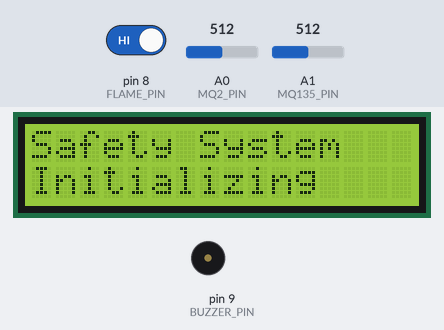
Bench run of a sketch on a simulated Arduino Uno, built with avr-gcc and run on an emulated ATmega328P. On the bench: 16×2 character LCD, buzzer (waves = sounding, pin HIGH). The inputs (shaded band) are chosen by the test bench; at power-on: pin 8 (FLAME_PIN) HIGH, A0 (MQ2_PIN) = 512, A1 (MQ135_PIN) = 512. The modem accepts every AT command (registered, SIM ready, sends succeed) and sends nothing else; what the sketch prints to the serial monitor is not drawn.

Above: at 0.1 s.
At 3.1 s:
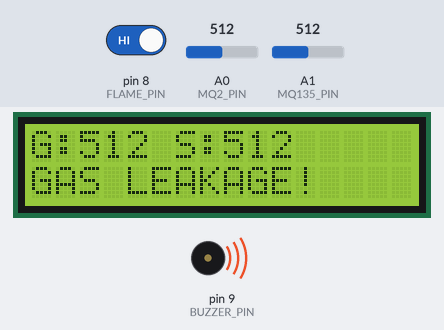
Timing chart, 0 to 4.6 s (numbered marks = the images above):
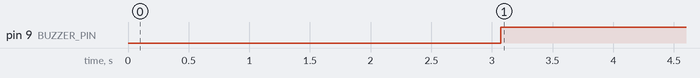

The sketch:

gsm_fire_smoke_gas_detection.ino
```cpp
#include <LiquidCrystal.h>
#include <SoftwareSerial.h>

// ---------------- LCD ----------------
// RS, EN, D4, D5, D6, D7
LiquidCrystal lcd(7, 6, 5, 4, 3, 2);

// ---------------- GSM ----------------
SoftwareSerial gsm(10, 11); // Arduino RX, TX

// ---------------- Sensors ----------------
#define MQ2_PIN A0
#define MQ135_PIN A1
#define FLAME_PIN 8

// ---------------- Buzzer ----------------
#define BUZZER_PIN 9

// ---------------- Threshold Values ----------------
#define GAS_THRESHOLD 400
#define SMOKE_THRESHOLD 400

bool alertSent = false;

void setup()
{
  Serial.begin(9600);
  gsm.begin(9600);

  pinMode(FLAME_PIN, INPUT);
  pinMode(BUZZER_PIN, OUTPUT);

  digitalWrite(BUZZER_PIN, LOW);

  lcd.begin(16, 2);

  lcd.setCursor(0, 0);
  lcd.print("Safety System");

  lcd.setCursor(0, 1);
  lcd.print("Initializing");

  delay(3000);

  lcd.clear();

  Serial.println("System Started");
}

void loop()
{
  int gasValue = analogRead(MQ2_PIN);
  int smokeValue = analogRead(MQ135_PIN);
  int flameValue = digitalRead(FLAME_PIN);

  Serial.print("Gas: ");
  Serial.print(gasValue);

  Serial.print(" Smoke: ");
  Serial.print(smokeValue);

  Serial.print(" Flame: ");
  Serial.println(flameValue);

  lcd.clear();

  lcd.setCursor(0, 0);
  lcd.print("G:");
  lcd.print(gasValue);

  lcd.print(" S:");
  lcd.print(smokeValue);

  // Gas Detection
  if (gasValue > GAS_THRESHOLD)
  {
    triggerAlert("GAS LEAKAGE!");

    if (!alertSent)
    {
      sendSMS("ALERT! Gas leakage detected.");
      alertSent = true;
    }
  }

  // Smoke Detection
  else if (smokeValue > SMOKE_THRESHOLD)
  {
    triggerAlert("SMOKE DETECTED");

    if (!alertSent)
    {
      sendSMS("ALERT! Smoke detected.");
      alertSent = true;
    }
  }

  // Flame Detection
  else if (flameValue == LOW)
  {
    triggerAlert("FIRE DETECTED!");

    if (!alertSent)
    {
      sendSMS("EMERGENCY! Fire detected.");
      alertSent = true;
    }
  }

  // Safe Condition
  else
  {
    digitalWrite(BUZZER_PIN, LOW);

    lcd.setCursor(0, 1);
    lcd.print("STATUS: SAFE");

    alertSent = false;
  }

  delay(1000);
}


// ---------------- Alert Function ----------------

void triggerAlert(String message)
{
  digitalWrite(BUZZER_PIN, HIGH);

  lcd.setCursor(0, 1);
  lcd.print(message);

  Serial.println(message);
}


// ---------------- GSM SMS Function ----------------

void sendSMS(String message)
{
  Serial.println("Sending SMS...");

  gsm.println("AT");
  delay(1000);

  gsm.println("AT+CMGF=1");
  delay(1000);

  gsm.println("AT+CMGS=\"+917981662301\"");
  delay(1000);

  gsm.print(message);
  delay(500);

  gsm.write(26);

  delay(5000);

  Serial.println("SMS Sent");
}
```

Measured:
- by itself, pin 9 (BUZZER_PIN): LOW → HIGH at 3.1 s
